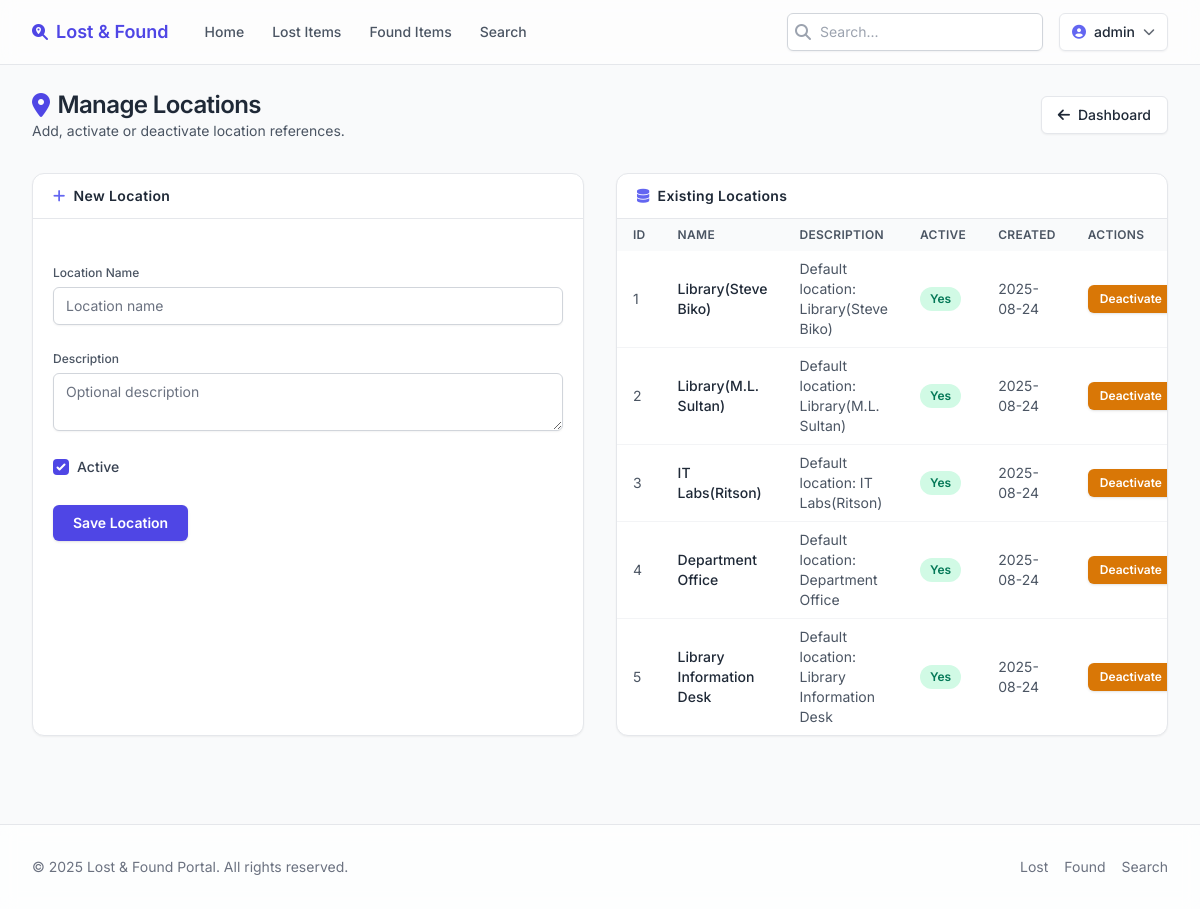
Page /admin/locations (signed in) on the committed database.
### models.py (models this page shows, shortened)
class User(UserMixin, db.Model):
    __tablename__ = 'users'
    id = db.Column(db.Integer, primary_key=True)
    username = db.Column(db.String(80), unique=True, nullable=False)
    email = db.Column(db.String(120), unique=True, nullable=False)
    password_hash = db.Column(db.String(255), nullable=False)
    role = db.Column(db.String(20), default='student')  # 'student' or 'admin'
    is_verified = db.Column(db.Boolean, default=False)
    is_banned = db.Column(db.Boolean, default=False)
    created_at = db.Column(db.DateTime, default=db.func.current_timestamp())
    last_login = db.Column(db.DateTime, nullable=True)

class Location(db.Model):
    __tablename__ = 'locations'
    id = db.Column(db.Integer, primary_key=True)
    name = db.Column(db.String(100), unique=True, nullable=False)
    description = db.Column(db.Text, nullable=True)
    is_active = db.Column(db.Boolean, default=True)
    created_at = db.Column(db.DateTime, default=datetime.utcnow)

### app.py (the view, shortened to what this page needs)
@app.route('/admin/locations')
@login_required
@admin_required
def admin_locations():
    locations = Location.query.all()
    form = LocationForm()
    return render_template('admin_locations.html',
                         title='Manage Locations',
                         locations=locations,
                         form=form)

### forms.py
class LocationForm(FlaskForm):
    name = StringField('Location Name', validators=[DataRequired(), Length(max=100)])
    description = TextAreaField('Description', validators=[Length(max=200)])
    is_active = BooleanField('Active', default=True)
    submit = SubmitField('Save Location')

### __init__.py (called while the page is built)
def create_app():
    app = Flask(__name__)
    app.config.from_object(Config)
    db.init_app(app)
    login_manager.init_app(app)
    login_manager.login_view = 'login'
    login_manager.login_message = 'Please log in to access this page.'
    @login_manager.user_loader
    def load_user(user_id):
        from models import User
        return User.query.get(int(user_id))
    with app.app_context():
        import models
        db.create_all()
        from models import User
        admin_user = User.query.filter_by(username='admin').first()
        if not admin_user:
            admin_user = User(username='admin', email='admin@example.com', role='admin')
            admin_user.set_password('admin123')
            db.session.add(admin_user)
            db.session.commit()
    return app

### app.py (called while the page is built)
def admin_required(f):
    from functools import wraps
    @wraps(f)
    def decorated_function(*args, **kwargs):
        if not current_user.is_authenticated or current_user.role != 'admin':
            flash('You need admin privileges to access this page.', 'error')
            return redirect(url_for('login'))
        return f(*args, **kwargs)
    return decorated_function

### templates/admin_locations.html
{% extends "base.html" %}
{% block content %}
<div class="space-y-8">
    <div class="flex flex-col gap-3 md:flex-row md:items-center md:justify-between">
        <div>
            <h1 class="text-2xl font-semibold tracking-tight flex items-center gap-2"><i class="fas fa-map-marker-alt text-primary-600"></i><span>Manage Locations</span></h1>
            <p class="text-sm text-gray-600">Add, activate or deactivate location references.</p>
        </div>
        <a href="{{ url_for('admin_dashboard') }}" class="inline-flex items-center gap-2 rounded-md border border-gray-200 bg-white px-4 py-2 text-sm font-medium shadow-sm hover:bg-gray-50"><i class="fas fa-arrow-left"></i>Dashboard</a>
    </div>
    <div class="grid gap-8 md:grid-cols-2">
        <div class="rounded-xl border border-gray-200 bg-white shadow-sm">
            <div class="border-b px-5 py-3"><h2 class="text-sm font-semibold tracking-wide flex items-center gap-2"><i class="fas fa-plus text-primary-500"></i>New Location</h2></div>
            <form method="POST" action="{{ url_for('admin_locations') }}" class="p-5 space-y-5">{{ form.hidden_tag() }}
                <div class="space-y-1">{{ form.name.label(class_='text-xs font-medium text-gray-600') }}{{ form.name(class_='w-full rounded-md border-gray-300 text-sm shadow-sm focus:border-primary-500 focus:ring-primary-500', placeholder='Location name') }}{% if form.name.errors %}<p class="text-xs text-red-600">{{ form.name.errors[0] }}</p>{% endif %}</div>
                <div class="space-y-1">{{ form.description.label(class_='text-xs font-medium text-gray-600') }}{{ form.description(class_='w-full rounded-md border-gray-300 text-sm shadow-sm focus:border-primary-500 focus:ring-primary-500', placeholder='Optional description') }}{% if form.description.errors %}<p class="text-xs text-red-600">{{ form.description.errors[0] }}</p>{% endif %}</div>
                <div class="flex items-center gap-2">{{ form.is_active(class_='h-4 w-4 rounded border-gray-300 text-primary-600 focus:ring-primary-500') }}{{ form.is_active.label(class_='text-sm font-medium text-gray-700') }}</div>
                <div class="pt-2">{{ form.submit(class_='inline-flex items-center gap-2 rounded-md bg-primary-600 px-5 py-2 text-sm font-semibold text-white shadow hover:bg-primary-700') }}</div>
            </form>
        </div>
        <div class="rounded-xl border border-gray-200 bg-white shadow-sm overflow-hidden">
            <div class="flex items-center justify-between border-b px-5 py-3"><h2 class="text-sm font-semibold tracking-wide flex items-center gap-2"><i class="fas fa-database text-primary-500"></i>Existing Locations</h2></div>
            <div class="overflow-x-auto">{% if locations %}<table class="min-w-full text-sm"><thead class="bg-gray-50 text-left text-xs uppercase tracking-wide text-gray-600"><tr><th class="px-4 py-2 font-semibold">ID</th><th class="px-4 py-2 font-semibold">Name</th><th class="px-4 py-2 font-semibold">Description</th><th class="px-4 py-2 font-semibold">Active</th><th class="px-4 py-2 font-semibold">Created</th><th class="px-4 py-2 font-semibold">Actions</th></tr></thead><tbody class="divide-y divide-gray-100">{% for location in locations %}<tr class="hover:bg-gray-50/70"><td class="px-4 py-2 text-gray-600">{{ location.id }}</td><td class="px-4 py-2 font-medium text-gray-800">{{ location.name }}</td><td class="px-4 py-2 text-gray-600">{{ location.description or 'No description' }}</td><td class="px-4 py-2">{% if location.is_active %}<span class="inline-flex rounded-full bg-emerald-100 px-2.5 py-1 text-xs font-semibold text-emerald-700">Yes</span>{% else %}<span class="inline-flex rounded-full bg-gray-100 px-2.5 py-1 text-xs font-semibold text-gray-600">No</span>{% endif %}</td><td class="px-4 py-2 text-gray-600">{{ location.created_at.strftime('%Y-%m-%d') }}</td><td class="px-4 py-2"><form method="POST" action="{{ url_for('admin_toggle_location', location_id=location.id) }}" onsubmit="return confirm('Toggle this location?');"><button type="submit" class="inline-flex items-center rounded-md {{ 'bg-amber-600 hover:bg-amber-700' if location.is_active else 'bg-emerald-600 hover:bg-emerald-700' }} px-3 py-1.5 text-xs font-semibold text-white shadow">{{ 'Deactivate' if location.is_active else 'Activate' }}</button></form></td></tr>{% endfor %}</tbody></table>{% else %}<p class="p-6 text-center text-sm text-gray-500">No locations found.</p>{% endif %}</div>
        </div>
    </div>
</div>
{% endblock %}

### templates/base.html (shortened to what this page needs)
<!DOCTYPE html>
<html lang="en" class="h-full">
<head>
    <script src="https://cdn.tailwindcss.com?plugins=forms,typography,aspect-ratio"></script>
    <link rel="stylesheet" href="https://cdnjs.cloudflare.com/ajax/libs/font-awesome/6.4.0/css/all.min.css" />
</head>
<body class="min-h-full bg-gray-50 text-gray-800 flex flex-col">
    <header class="sticky top-0 z-40 border-b bg-white/80 backdrop-blur supports-[backdrop-filter]:bg-white/60">
        <div class="max-w-7xl mx-auto px-4 sm:px-6 lg:px-8">
            <div class="flex h-16 items-center justify-between gap-4">
                <div class="flex items-center gap-6">
                    <a href="{{ url_for('index') }}" class="flex items-center gap-2 font-semibold text-primary-600 hover:text-primary-700">
                        <i class="fas fa-search-location"></i>
                        <span class="text-lg">Lost &amp; Found</span>
                    </a>
                    <nav class="hidden md:flex gap-1">
                        <a href="{{ url_for('index') }}" class="px-3 py-2 text-sm font-medium rounded-md {{ 'bg-primary-50 text-primary-700' if request.endpoint=='index' else 'text-gray-600 hover:text-gray-900 hover:bg-gray-100' }}">Home</a>
                        <a href="{{ url_for('browse_lost_items') }}" class="px-3 py-2 text-sm font-medium rounded-md {{ 'bg-primary-50 text-primary-700' if request.endpoint=='browse_lost_items' else 'text-gray-600 hover:text-gray-900 hover:bg-gray-100' }}">Lost Items</a>
                        <a href="{{ url_for('browse_found_items') }}" class="px-3 py-2 text-sm font-medium rounded-md {{ 'bg-primary-50 text-primary-700' if request.endpoint=='browse_found_items' else 'text-gray-600 hover:text-gray-900 hover:bg-gray-100' }}">Found Items</a>
                        <a href="{{ url_for('search_items') }}" class="px-3 py-2 text-sm font-medium rounded-md {{ 'bg-primary-50 text-primary-700' if request.endpoint=='search_items' else 'text-gray-600 hover:text-gray-900 hover:bg-gray-100' }}">Search</a>
                    </nav>
                </div>
                <div class="flex items-center gap-4">
                    <form action="{{ url_for('search_items') }}" method="get" class="hidden lg:block">
                        <label class="relative block">
                            <span class="absolute inset-y-0 left-0 flex items-center pl-2 text-gray-400"><i class="fas fa-search"></i></span>
                            <input name="query" placeholder="Search..." class="w-64 rounded-md border border-gray-300 bg-white py-2 pl-8 pr-3 text-sm placeholder-gray-400 shadow-sm focus:border-primary-500 focus:ring-2 focus:ring-primary-500/50" />
                        </label>
                    </form>
                    {% if current_user.is_authenticated %}
                        <div class="relative" id="user-menu-wrapper">
                            <button id="user-menu-button" type="button" class="flex items-center gap-2 rounded-md border border-gray-200 bg-white px-3 py-2 text-sm font-medium shadow-sm hover:bg-gray-50 focus:outline-none focus:ring-2 focus:ring-primary-500">
                                <i class="fas fa-user-circle text-primary-500"></i>
                                <span class="hidden sm:inline">{{ current_user.username }}</span>
                                <i class="fas fa-chevron-down text-xs opacity-70"></i>
                            </button>
                        </div>
                    {% else %}
                        <a href="{{ url_for('login') }}" class="rounded-md bg-primary-600 px-4 py-2 text-sm font-semibold text-white shadow hover:bg-primary-700 focus:outline-none focus:ring-2 focus:ring-primary-500">Login</a>
                    {% endif %}
                </div>
            </div>
        </div>
    </header>
    <main class="flex-1 w-full max-w-7xl mx-auto px-4 sm:px-6 lg:px-8 py-6">
        {% block content %}{% endblock %}
    </main>
    <footer class="mt-16 border-t bg-white/70 backdrop-blur">
        <div class="max-w-7xl mx-auto px-4 sm:px-6 lg:px-8 py-8">
            <div class="flex flex-col md:flex-row items-center justify-between gap-4 text-sm text-gray-500">
                <p>&copy; {{ current_year if current_year else '2025' }} Lost &amp; Found Portal. All rights reserved.</p>
                <div class="flex items-center gap-4">
                    <a href="{{ url_for('browse_lost_items') }}" class="hover:text-gray-800">Lost</a>
                    <a href="{{ url_for('browse_found_items') }}" class="hover:text-gray-800">Found</a>
                    <a href="{{ url_for('search_items') }}" class="hover:text-gray-800">Search</a>
                </div>
            </div>
        </div>
    </footer>
</body>
</html>

### templates/base.html (style rules this page uses)
body { font-family: 'Inter', ui-sans-serif, system-ui; }

### rows in the picture
User: username "admin"
Location: id "1", name "Library(Steve Biko)", description "Default location: Library(Steve Biko)", shows "Yes", created_at "2025-08-24", is_active "Deactivate"
Location: id "2", name "Library(M.L. Sultan)", description "Default location: Library(M.L. Sultan)", shows "Yes", created_at "2025-08-24", is_active "Deactivate"
Location: id "3", name "IT Labs(Ritson)", description "Default location: IT Labs(Ritson)", shows "Yes", created_at "2025-08-24", is_active "Deactivate"
Location: id "4", name "Department Office", description "Default location: Department Office", shows "Yes", created_at "2025-08-24", is_active "Deactivate"
Location: id "5", name "Library Information Desk", description "Default location: Library Information Desk", shows "Yes", created_at "2025-08-24", is_active "Deactivate"

### other values in the picture
{{ current_year if current_year else '2025' }} "2025"
